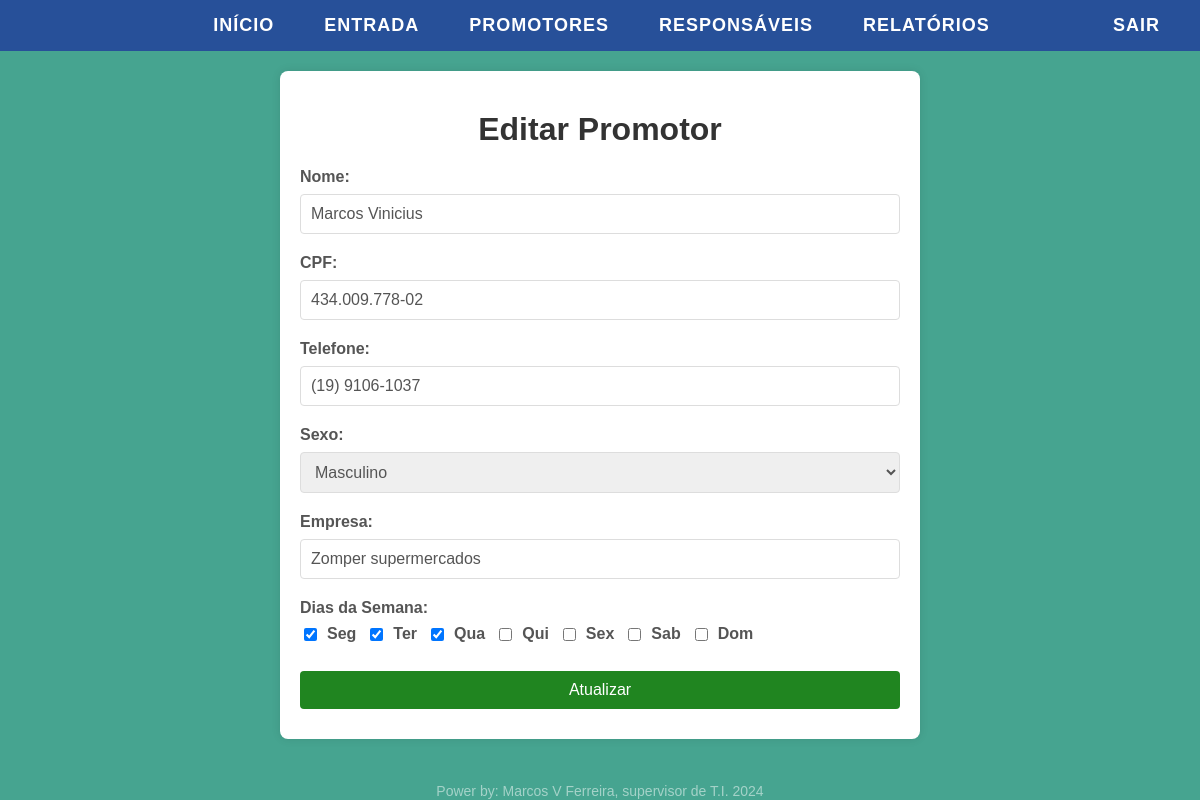
Screenshot of /editar_promotor.php?id=29 (signed in) with the database file from the repository.
### tables this page shows
CREATE TABLE `promotores` (
  `id` int(11) NOT NULL,
  `nome` varchar(255) NOT NULL,
  `cpf` varchar(20) NOT NULL,
  `sexo` enum('M','F') NOT NULL,
  `empresa` varchar(255) NOT NULL,
  `dias_semana` varchar(255) NOT NULL,
  `telefone` varchar(20) NOT NULL
);

### editar_promotor.php (the view, shortened to what this page needs)
<?php
if (isset($_GET['id'])) {
    include 'conexao.php';
    $id = $_GET['id'];
    $sql = "SELECT * FROM promotores WHERE id = $id";
    $result = $conn->query($sql);
    if ($result->num_rows > 0) {
        $promotor = $result->fetch_assoc();
?>
<!DOCTYPE html>
<html lang="pt-BR">
<head>
    <link rel="stylesheet" href="css/style.css">
</head>
<body>
    <div class="container">
        <h1>Editar Promotor</h1>
        <form action="atualizar_promotor.php" method="POST">
            <label for="nome">Nome:</label>
            <input type="text" id="nome" name="nome" value="<?php echo $promotor['nome']; ?>" required>
            <label for="cpf">CPF:</label>
            <input type="text" id="cpf" name="cpf" value="<?php echo $promotor['cpf']; ?>" required>
            <label for="telefone">Telefone:</label>
            <input type="text" id="telefone" name="telefone" value="<?php echo $promotor['telefone']; ?>" required>
            <label for="sexo">Sexo:</label>
            <select id="sexo" name="sexo" required>
                <option value="M" <?php if ($promotor['sexo'] === 'M') echo 'selected'; ?>>Masculino</option>
            </select>
            <label for="empresa">Empresa:</label>
            <input type="text" id="empresa" name="empresa" value="<?php echo $promotor['empresa']; ?>" required>
            <label for="dias_semana">Dias da Semana:</label>
            <div class="dias-semana">
                <?php
                $dias_semana = explode(', ', $promotor['dias_semana']);
                $dias_todos = ['Seg', 'Ter', 'Qua', 'Qui', 'Sex', 'Sab', 'Dom'];
                foreach ($dias_todos as $dia) {
                    $checked = in_array($dia, $dias_semana) ? 'checked' : '';
                    echo "<input type=\"checkbox\" id=\"{$dia}\" name=\"dias_semana[]\" value=\"{$dia}\" {$checked}>";
                    echo "<label for=\"{$dia}\">{$dia}</label>";
                }
                ?>
            </div>
            <button type="submit">Atualizar</button>
        </form>
    </div>
    <footer class="marca-dagua">
    Power by: Marcos V Ferreira, supervisor de T.I. 2024
</footer>
</body>
</html>
<?php
    } else {
        echo "Promotor não encontrado.";
    }
} else {
    echo "ID do promotor não fornecido.";
}
?>

### css/style.css (style rules this page uses)
body { font-family: Arial, sans-serif; margin: 0; padding: 0; color: #333; background-color: #46a490; }
h1 { color: #333; text-align: center; margin: 20px 0; }
.container { max-width: 600px; margin: 20px auto; padding: 20px; background-color: #fff; border-radius: 8px; box-shadow: 0 0 10px rgba(0, 0, 0, 0.1); }
label { display: block; margin-bottom: 8px; font-weight: bold; color: #555; }
input[type="text"], input[type="email"], select { width: 100%; padding: 10px; margin-bottom: 20px; border: 1px solid #ddd; border-radius: 4px; box-sizing: border-box; font-size: 16px; color: #555; }
button[type="submit"] { display: block; width: 100%; padding: 10px; margin-top: 10px; border: none; border-radius: 4px; background-color: #208520; color: white; font-size: 16px; cursor: pointer; transition: background-color 0.3s ease; }
.dias-semana { display: flex; flex-wrap: wrap; margin-bottom: 20px; }
.dias-semana input[type="checkbox"] { margin-right: 10px; margin-bottom: 10px; }
.dias-semana label { display: inline-block; margin-right: 10px; }
button { display: inline-block; padding: 10px 20px; margin: 10px 0; border: none; border-radius: 4px; background-color: #208520; color: white; font-size: 16px; cursor: pointer; transition: background-color 0.3s ease; }
.marca-dagua { position: fixed; bottom: 1px; left: 50%; transform: translateX(-50%); font-size: 14px; color: rgba(255, 255, 255, 0.511); }

### rows the page displays
promotores: nome "Marcos Vinicius", cpf "434.009.778-02", telefone "(19) 9106-1037", sexo "Masculino", empresa "Zomper supermercados"

### other values shown
$dia "Seg"
$dia "Ter"
$dia "Qua"
$dia "Qui"
$dia "Sex"
$dia "Sab"
$dia "Dom"
